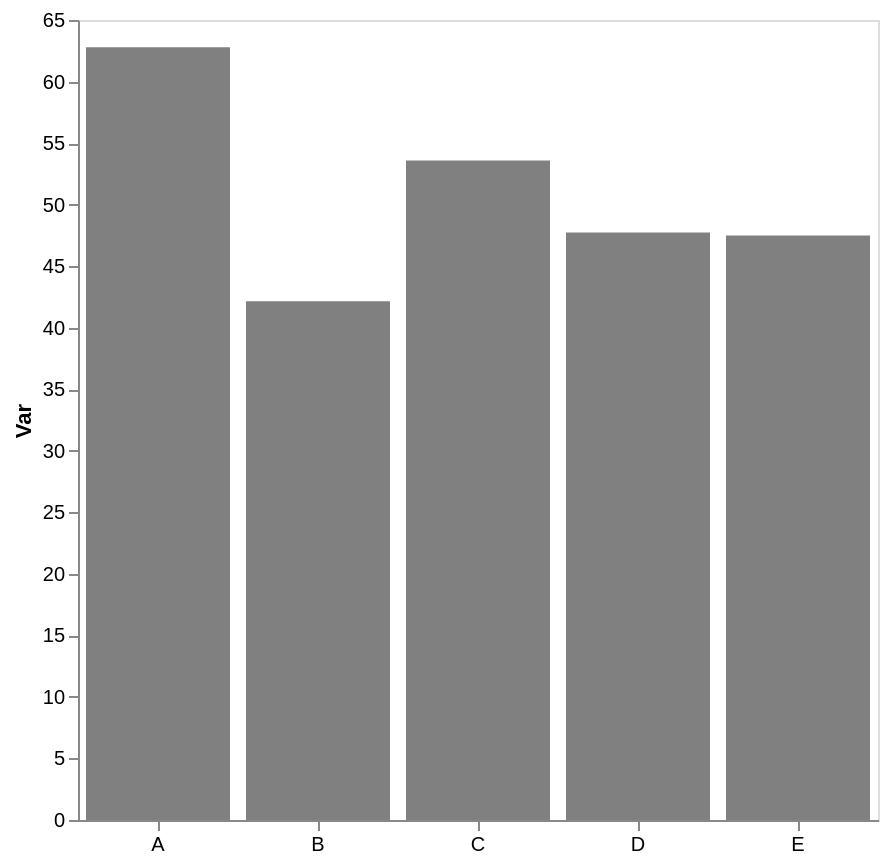

Express this chart as Vega-Lite.
### Vega-Lite specification from a JSON file in a GitHub repository (floating-point values rounded to 4 significant figures)
{"config": {"view": {"continuousWidth": 300, "continuousHeight": 300}, "axis": {"grid": false}, "bar": {"color": "gray"}}, "data": {"name": "data-93540738df567595a283cd8ff5b88a9d"}, "mark": {"type": "bar"}, "encoding": {"x": {"axis": {"labelAngle": 0, "title": null}, "field": "cat", "type": "nominal"}, "y": {"aggregate": "mean", "axis": {"title": "Var"}, "field": "var1", "type": "quantitative"}}, "height": 400, "width": 400, "$schema": "https://vega.github.io/schema/vega-lite/v5.17.0.json", "datasets": {"data-93540738df567595a283cd8ff5b88a9d": [{"cat": "D", "var1": 46.09, "var2": 50.52}, {"cat": "E", "var1": 52.16, "var2": 56.74}, {"cat": "C", "var1": 53.57, "var2": 47.93}, {"cat": "D", "var1": 54.23, "var2": 40.37}, {"cat": "D", "var1": 49.18, "var2": 40.97}, {"cat": "B", "var1": 45.31, "var2": 61.62}, {"cat": "B", "var1": 38.99, "var2": 52.4}, {"cat": "A", "var1": 66.25, "var2": 44.78}, {"cat": "E", "var1": 43.97, "var2": 56.01}, {"cat": "A", "var1": 59.32, "var2": 48.58}, {"cat": "D", "var1": 41.42, "var2": 40.62}, {"cat": "E", "var1": 46.33, "var2": 45.43}]}}
